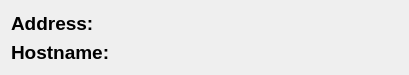
<?xml version="1.0" encoding="UTF-8"?>
<ui version="4.0">
 <class>HostWidget</class>
 <widget class="QWidget" name="HostWidget">
  <property name="geometry">
   <rect>
    <x>0</x>
    <y>0</y>
    <width>409</width>
    <height>75</height>
   </rect>
  </property>
  <property name="windowTitle">
   <string>Form</string>
  </property>
  <layout class="QVBoxLayout" name="verticalLayout">
   <item>
    <layout class="QHBoxLayout" name="HL_ADDRESS" stretch="0,1">
     <item>
      <widget class="QLabel" name="lTextAddress">
       <property name="font">
        <font>
         <pointsize>14</pointsize>
         <weight>75</weight>
         <bold>true</bold>
        </font>
       </property>
       <property name="text">
        <string>Address:</string>
       </property>
      </widget>
     </item>
     <item>
      <widget class="QLabel" name="lAddress">
       <property name="font">
        <font>
         <pointsize>14</pointsize>
        </font>
       </property>
       <property name="text">
        <string/>
       </property>
      </widget>
     </item>
    </layout>
   </item>
   <item>
    <layout class="QHBoxLayout" name="HL_HOSTNAME" stretch="0,1">
     <item>
      <widget class="QLabel" name="lTextHostname">
       <property name="font">
        <font>
         <pointsize>14</pointsize>
         <weight>75</weight>
         <bold>true</bold>
        </font>
       </property>
       <property name="text">
        <string>Hostname:</string>
       </property>
      </widget>
     </item>
     <item>
      <widget class="QLabel" name="lHostname">
       <property name="font">
        <font>
         <pointsize>14</pointsize>
        </font>
       </property>
       <property name="text">
        <string/>
       </property>
       <property name="textFormat">
        <enum>Qt::AutoText</enum>
       </property>
       <property name="wordWrap">
        <bool>true</bool>
       </property>
      </widget>
     </item>
    </layout>
   </item>
  </layout>
 </widget>
 <resources/>
 <connections/>
</ui>
